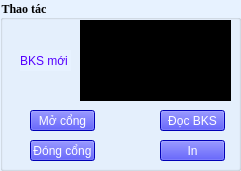
   <widget class="QGroupBox" name="groupBox_3">
    <property name="geometry">
     <rect>
      <x>260</x>
      <y>350</y>
      <width>241</width>
      <height>171</height>
     </rect>
    </property>
    <property name="font">
     <font>
      <family>Times New Roman</family>
      <weight>75</weight>
      <bold>true</bold>
     </font>
    </property>
    <property name="styleSheet">
     <string notr="true">background-color: rgb(231, 242, 255);</string>
    </property>
    <property name="title">
     <string>Thao tác</string>
    </property>
    <widget class="QPushButton" name="xevao_btn_closed">
     <property name="geometry">
      <rect>
       <x>30</x>
       <y>140</y>
       <width>65</width>
       <height>21</height>
      </rect>
     </property>
     <property name="sizePolicy">
      <sizepolicy hsizetype="Preferred" vsizetype="Fixed">
       <horstretch>0</horstretch>
       <verstretch>0</verstretch>
      </sizepolicy>
     </property>
     <property name="font">
      <font>
       <weight>50</weight>
       <bold>false</bold>
      </font>
     </property>
     <property name="styleSheet">
      <string notr="true">color: rgb(255, 255, 255);
background-color: rgb(0, 0, 255);</string>
     </property>
     <property name="text">
      <string>Đóng cổng</string>
     </property>
    </widget>
    <widget class="QPushButton" name="xevao_btn_print">
     <property name="geometry">
      <rect>
       <x>160</x>
       <y>140</y>
       <width>65</width>
       <height>21</height>
      </rect>
     </property>
     <property name="font">
      <font>
       <weight>50</weight>
       <bold>false</bold>
      </font>
     </property>
     <property name="styleSheet">
      <string notr="true">color: rgb(255, 255, 255);
background-color: rgb(0, 0, 255);</string>
     </property>
     <property name="text">
      <string>In</string>
     </property>
    </widget>
    <widget class="QPushButton" name="xevao_btn_readagain">
     <property name="geometry">
      <rect>
       <x>160</x>
       <y>110</y>
       <width>65</width>
       <height>21</height>
      </rect>
     </property>
     <property name="font">
      <font>
       <weight>50</weight>
       <bold>false</bold>
      </font>
     </property>
     <property name="styleSheet">
      <string notr="true">color: rgb(255, 255, 255);
background-color: rgb(0, 0, 255);</string>
     </property>
     <property name="text">
      <string>Đọc BKS</string>
     </property>
    </widget>
    <widget class="QPushButton" name="xevao_btn_open">
     <property name="geometry">
      <rect>
       <x>30</x>
       <y>110</y>
       <width>65</width>
       <height>21</height>
      </rect>
     </property>
     <property name="sizePolicy">
      <sizepolicy hsizetype="Preferred" vsizetype="Fixed">
       <horstretch>0</horstretch>
       <verstretch>0</verstretch>
      </sizepolicy>
     </property>
     <property name="font">
      <font>
       <weight>50</weight>
       <bold>false</bold>
      </font>
     </property>
     <property name="styleSheet">
      <string notr="true">color: rgb(255, 255, 255);
background-color: rgb(0, 0, 255);</string>
     </property>
     <property name="text">
      <string>Mở cổng</string>
     </property>
    </widget>
    <widget class="QLabel" name="label_69">
     <property name="geometry">
      <rect>
       <x>20</x>
       <y>50</y>
       <width>51</width>
       <height>21</height>
      </rect>
     </property>
     <property name="styleSheet">
      <string notr="true">color: rgb(85, 0, 255);</string>
     </property>
     <property name="text">
      <string>BKS mới</string>
     </property>
    </widget>
    <widget class="QLabel" name="xevao_anh_bks">
     <property name="geometry">
      <rect>
       <x>80</x>
       <y>20</y>
       <width>151</width>
       <height>81</height>
      </rect>
     </property>
     <property name="styleSheet">
      <string notr="true">background-color: rgb(0, 0, 0);</string>
     </property>
     <property name="text">
      <string>TextLabel</string>
     </property>
     <property name="scaledContents">
      <bool>true</bool>
     </property>
    </widget>
   </widget>
